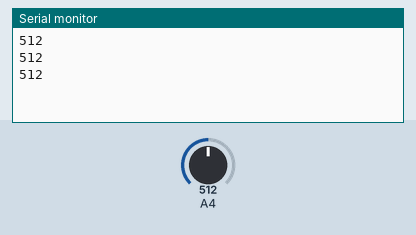
Simulated run of this sketch. Board: Arduino Mega 2560, built with avr-gcc and run on an emulated ATmega2560. Shown: the last lines printed to the serial monitor. The test bench sets the inputs (shaded band); at power-on: A4 = 512.

Above: at 1.8 s.
1.9 s: A4 set to 716
At 2.4 s:
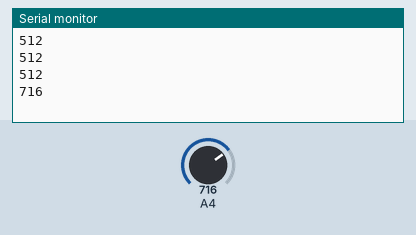
3.4 s: A4 set to 900
At 3.9 s:
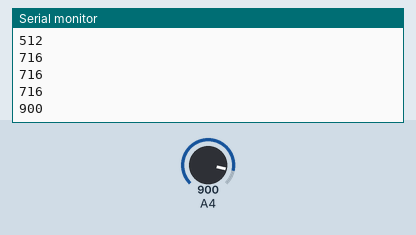
Timing chart, 0 to 6.4 s (numbered marks = the images above; inputs shaded):
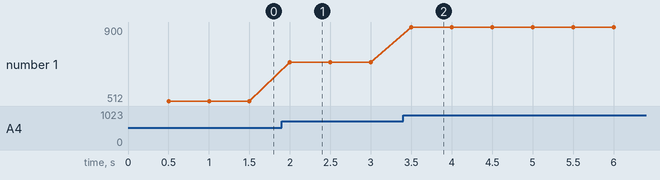

The sketch:

teste_ADC.ino
```cpp
int potValue = 0;
int pot = 36;
void setup()
{
  Serial.begin(115200);

}

void loop()
{
 delay(500);
 potValue = analogRead(pot);
 Serial.print(potValue);
 Serial.println();
}
```

Measured:
- after the input at 1.9 s, the serial monitor: prints a new line after 0.10 s (image 1)
- after the input at 3.4 s, the serial monitor: prints a new line after 0.10 s (image 2)
- plotted number 1: 512 → 716 after the input at 1.9 s, 716 → 900 after the input at 3.4 s
